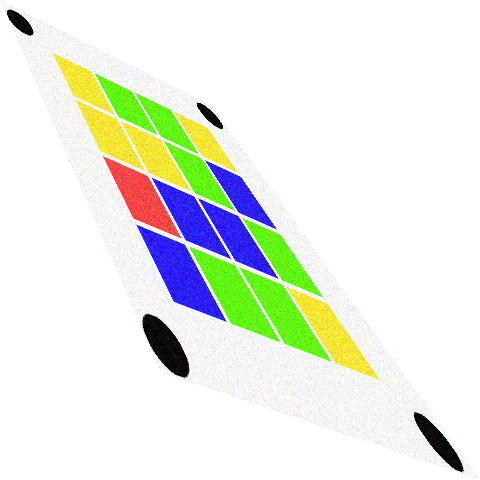
#> input picture images2/proj_1.png, 480 x 480 px; its folder holds 5 pictures in this run
$ python main_circles.py
#> lines starting #> are read from the running program, lines starting #| are printed output that depends on the picture; after the words box and inside, x2 and y2 are one past the last pixel; in counts of white or black regions, pixels touching at a corner belong together
# -*- coding: utf-8 -*-
"""
Created on Mon Feb 28 00:44:35 2022

@author: charl
"""

import numpy as np
import cv2 as cv
import os
import matplotlib.pyplot as pl
import imutils # convicne fucntions, maybe axe depends on how hard contours are to figure out
for file in os.listdir("images2"):
     # print(file)
     pass
path = r"images2/proj_1.png"
rgb_image = cv.imread(path)
#> rgb_image is the input picture: shape (480, 480, 3); mean B, G, R 229.2, 238.4, 234
input_image = cv.imread(path,cv.IMREAD_GRAYSCALE)# make image grey, just to locate the circles -> boxes
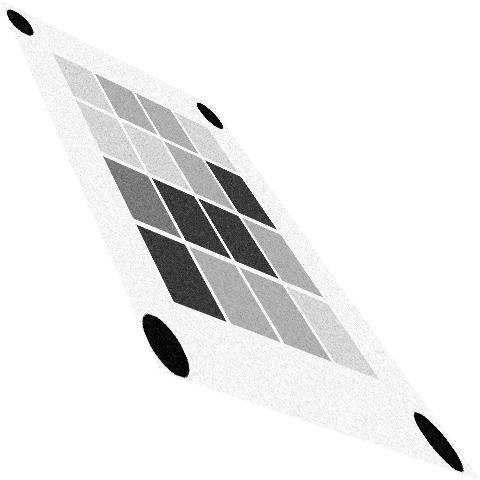
#> input_image: shape (480, 480); min 0, max 255, mean 235.9
smooth_image = cv.GaussianBlur(input_image, [3,3],1,1)# attempt to remove some noise

# cv.imshow("greyblur",smooth_image)
# cv.waitKey(0)

pl.hist(smooth_image.flatten(),255)


threshold = cv.threshold(smooth_image, 40, 45, cv.THRESH_BINARY) # threshold the image to get only the cicles visiavble; small amount of salt and pepper noise can be removed using a median filter

cv.imshow("threshold",threshold[1])
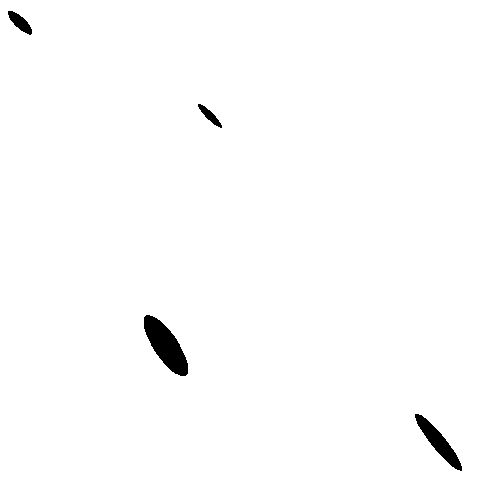
#> window 'threshold': shape (480, 480); values 0 (black) and 45 (white), 98.9% white; 4 black regions, box (x1, y1, x2, y2) and area: (144, 315, 188, 376) 1367, (415, 414, 462, 471) 804, (8, 11, 32, 35) 272, (198, 104, 222, 128) 190
cv.waitKey(0)

circles_only = (cv.medianBlur(threshold[1], 5)) # this last bit normalsies to a 0 and 1 binary image
#> circles_only: shape (480, 480); values 0 (black) and 45 (white), 98.9% white; 4 black regions, box (x1, y1, x2, y2) and area: (144, 315, 188, 376) 1360, (415, 414, 462, 470) 797, (8, 11, 32, 34) 266, (198, 104, 221, 127) 183

cv.imshow("circles",circles_only)
cv.waitKey(0)

# now time to actually find the cicles.


circles = cv.HoughCircles(circles_only, cv.HOUGH_GRADIENT, 1,1,param1 = 1,param2 = 18 ,minRadius=5,maxRadius=30)
#> circles = None


#> (the run stopped early here; a loop or call above may not have finished)
